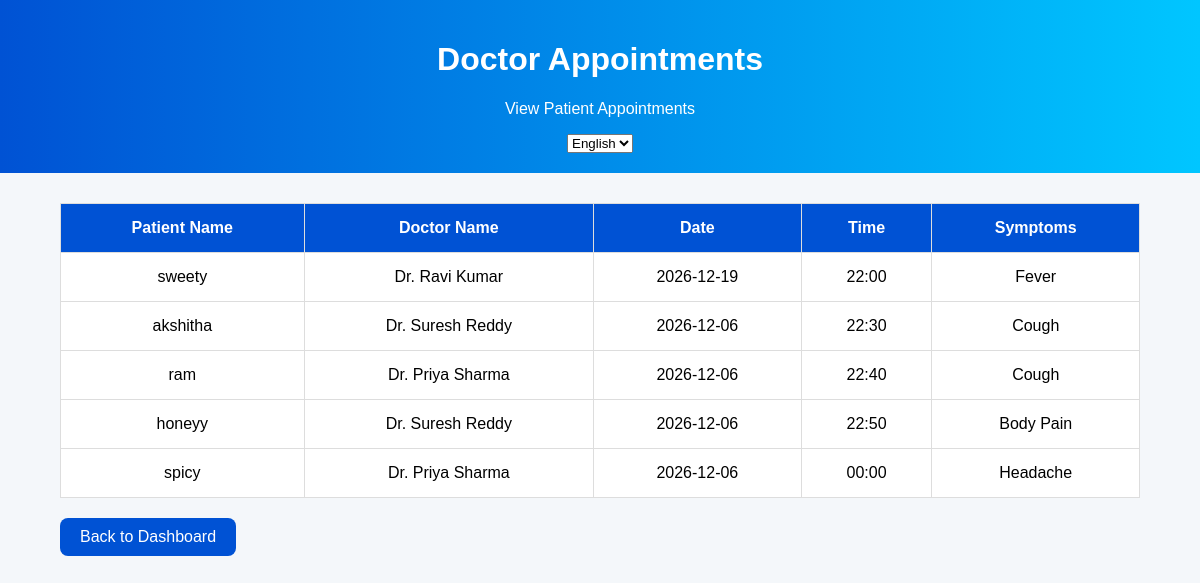
Before: /appointments with the older database file.
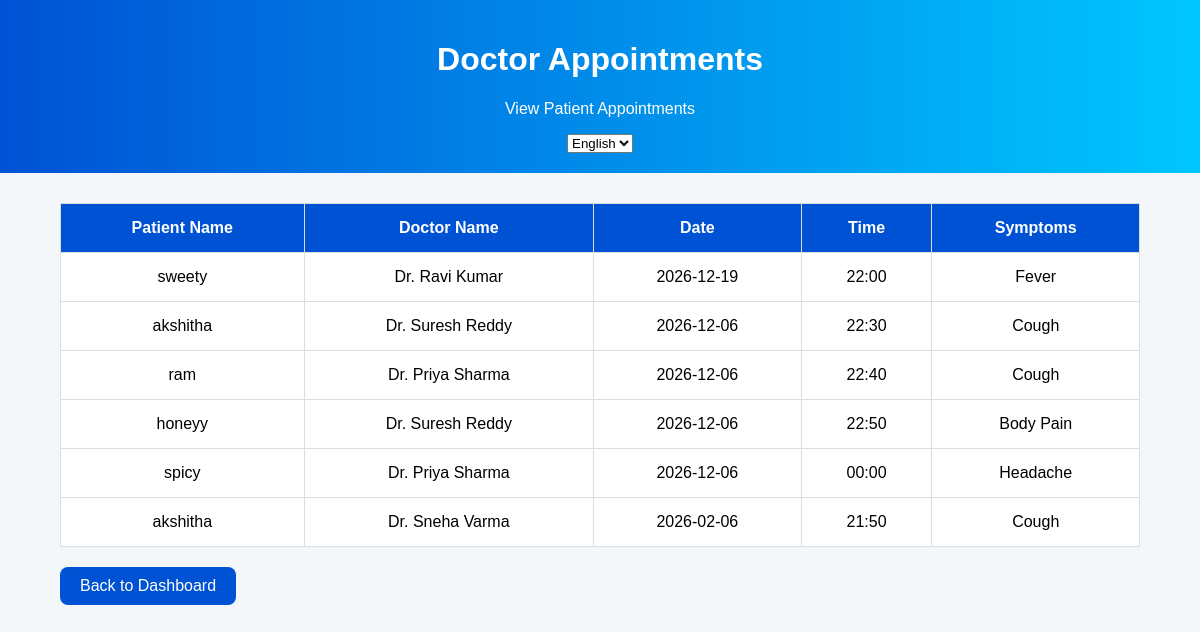
After: the same page with the newer database file.
### app.py (models this page shows)
class Appointment(db.Model):
    id = db.Column(db.Integer, primary_key=True)
    patient_name = db.Column(db.String(100))
    doctor_name = db.Column(db.String(100))
    appointment_date = db.Column(db.String(50))
    appointment_time = db.Column(db.String(50))
    symptoms = db.Column(db.String(500))
    age = db.Column(db.String(10))
    blood_group = db.Column(db.String(10))

### app.py (the view)
@app.route('/appointments')
def appointments():
    appointments = Appointment.query.all()
    return render_template(
        'doctor_appointments.html',
        appointments=appointments
    )

### templates/doctor_appointments.html (shortened to what this page needs)
<!DOCTYPE html>
<html>
<head>
</head>
<body>
<div class="header">
<h1 id="title">
</h1>
<p id="subtitle">
</p>
<select id="languageSelect"
onchange="changeLanguage()">
<option value="en">English</option>
</select>
</div>
<div class="container">
<table>
<tr>
<th id="patient-head">
</th>
<th id="doctor-head">
</th>
<th id="date-head">
</th>
<th id="time-head">
</th>
<th id="symptoms-head">
</th>
</tr>
{% for appointment in appointments %}
<tr>
<td>{{ appointment.patient_name }}</td>
<td>{{ appointment.doctor_name }}</td>
<td>{{ appointment.appointment_date }}</td>
<td>{{ appointment.appointment_time }}</td>
<td>{{ appointment.symptoms }}</td>
</tr>
{% endfor %}
</table>
<a href="/doctor"
class="back-btn"
id="back-btn">
</a>
</div>
</body>
</html>

Changed rows visible on the page:
added Appointment: patient_name "akshitha", doctor_name "Dr. Sneha Varma", appointment_date "2026-02-06", appointment_time "21:50", symptoms "Cough"
